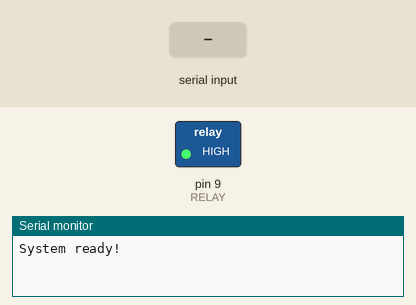
A sketch run on a simulated Arduino Uno, built with avr-gcc and run on an emulated ATmega328P. Shown: switched loads named in the sketch (green lamp = pin HIGH), the last lines printed to the serial monitor. The test bench sets the inputs (shaded band).

Above: at 2.0 s.
2.1 s: "o" received over Serial
At 4.2 s:
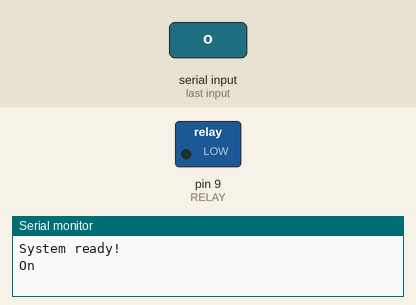
6.5 s: "s" received over Serial
At 8.4 s:
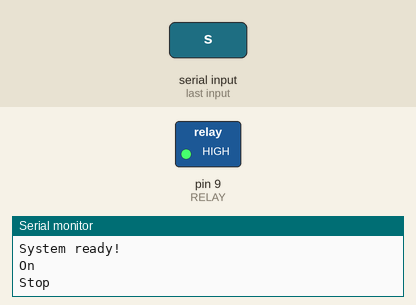
Timing chart, 0 to 9.9 s (numbered marks = the images above; inputs shaded):
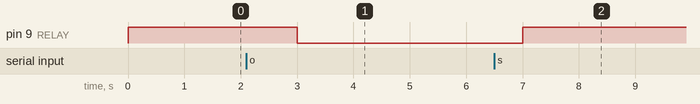

The sketch:

arduino_temp_relay_commands.ino
```cpp
// Based on the example testing sketch for various
// DHT humidity/temperature sensors
// Written by ladyada, public domain

#include "DHT.h"

#define DHTPIN 12     // what digital pin we're connected to

#define DHTTYPE DHT11   // DHT 11

#define RELAY 9 // Digital pin connected to the relay

DHT dht(DHTPIN, DHTTYPE);

float celsiusTemp = 0.0;
float celsiusTempIndex = 0.0;
float fahrenheitTemp = 0.0;
float fahrenheitTempIndex = 0.0;
float humidity = 0.0;

int relayStatus = HIGH;

void setup() {
  pinMode(RELAY, OUTPUT);
  digitalWrite(RELAY, HIGH); //Turn off relay

  Serial.begin(9600);
  Serial.println("System ready!");

  dht.begin();
}

void loop() {
  // Wait one second
  delay(1000);

  if (Serial.available()) {
    byte command = Serial.read();
    switch (command) {
      case 'r': // Read temperature
        readHeatValues();
        Serial.print("H_");
        Serial.print(humidity);
        Serial.print("-CT_");
        Serial.print(celsiusTemp);
        Serial.print("-CTI_");
        Serial.print(celsiusTempIndex);
        Serial.print("-FT_");
        Serial.print(fahrenheitTemp);
        Serial.print("-FTI_");
        Serial.println(fahrenheitTempIndex);
        break;
      case 'o':
        digitalWrite(RELAY, LOW); //Turn on relay
        relayStatus = LOW;
        Serial.println("On");
        break;
      case 's':
        digitalWrite(RELAY, HIGH); //Turn off relay
        relayStatus = HIGH;
        Serial.println("Stop");
        break;
      case 'i':
        if(relayStatus == HIGH) {
          Serial.println("Relay is on");
        } else {
          Serial.println("Relay is off");
        }
        break;

    }
    // Empty serial buffer
    while (Serial.available()) {
       byte a = Serial.read();
     }
  }
}

void readHeatValues() {
  humidity = dht.readHumidity();

  celsiusTemp = dht.readTemperature();
  celsiusTempIndex = dht.computeHeatIndex(celsiusTemp, humidity, false);

  fahrenheitTemp = dht.readTemperature(true);
  fahrenheitTempIndex = dht.computeHeatIndex(fahrenheitTemp, humidity, true);

  if (isnan(humidity) || isnan(celsiusTemp) || isnan(fahrenheitTemp)) {
    Serial.println("Failed to read from DHT sensor!");
  }

  return;
}
```

Measured:
- after the input at 2.1 s, pin 9 (RELAY): HIGH → LOW after 0.90 s
- after the input at 6.5 s, pin 9 (RELAY): LOW → HIGH after 0.50 s
